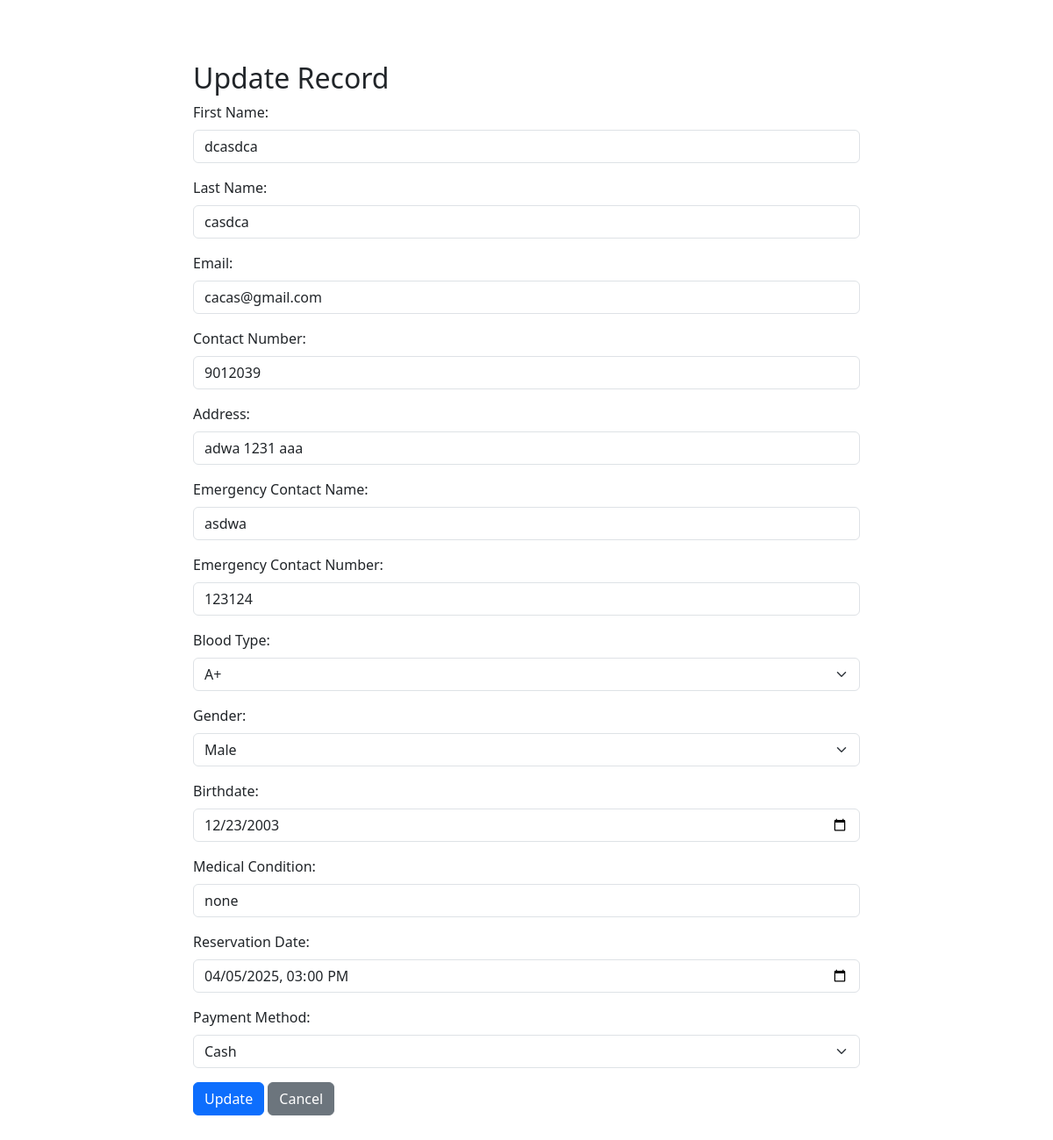
The page /update.php?id=3 on the database its author committed.
### tables this page shows
CREATE TABLE `apt_info` (
  `id` int(11) NOT NULL,
  `Fname` varchar(50) NOT NULL,
  `Lname` varchar(50) NOT NULL,
  `Email` varchar(100) NOT NULL,
  `Contact_num` varchar(20) NOT NULL,
  `Address` text NOT NULL,
  `Emergency_fullname` varchar(100) NOT NULL,
  `Emergency_num` varchar(20) NOT NULL,
  `Btype` varchar(3) NOT NULL,
  `Gender` char(1) NOT NULL,
  `Birthdate` date NOT NULL,
  `Med_condition` varchar(100) NOT NULL,
  `Reservation` datetime NOT NULL,
  `payment_method` varchar(20) NOT NULL,
  `payment_details` text NOT NULL,
  `created_at` timestamp NOT NULL DEFAULT current_timestamp()
);

### update.php (the view, shortened to what this page needs)
<!DOCTYPE html>
<html lang="en">
<head>
    <link href="https://cdn.jsdelivr.net/npm/bootstrap@5.3.5/dist/css/bootstrap.min.css" rel="stylesheet">
</head>
<body>
    <?php
    include 'config.php';
    $connection = mysqli_connect($servername, $username, $password, $dbname);
    if (isset($_GET['id'])) {
        $id = $_GET['id'];
        $sql = "SELECT * FROM apt_info WHERE id = ?";
        $stmt = mysqli_prepare($connection, $sql);
        mysqli_stmt_bind_param($stmt, "i", $id);
        mysqli_stmt_execute($stmt);
        $result = mysqli_stmt_get_result($stmt);
        $row = mysqli_fetch_assoc($result);
    } else {
        header("Location: Admin.php?error=No ID provided");
        exit;
    }
    ?>
    <div class="form-container">
        <h2>Update Record</h2>
        <form method="post">
            <div class="mb-3">
                <label class="form-label">First Name:</label>
                <input type="text" class="form-control" name="Fname" value="<?php echo htmlspecialchars($row['Fname']); ?>" required>
            </div>
            <div class="mb-3">
                <label class="form-label">Last Name:</label>
                <input type="text" class="form-control" name="Lname" value="<?php echo htmlspecialchars($row['Lname']); ?>" required>
            </div>
            <div class="mb-3">
                <label class="form-label">Email:</label>
                <input type="email" class="form-control" name="Email" value="<?php echo htmlspecialchars($row['Email']); ?>" required>
            </div>
            <div class="mb-3">
                <label class="form-label">Contact Number:</label>
                <input type="text" class="form-control" name="Contact_num" value="<?php echo htmlspecialchars($row['Contact_num']); ?>" required>
            </div>
            <div class="mb-3">
                <label class="form-label">Address:</label>
                <input type="text" class="form-control" name="Address" value="<?php echo htmlspecialchars($row['Address']); ?>" required>
            </div>
            <div class="mb-3">
                <label class="form-label">Emergency Contact Name:</label>
                <input type="text" class="form-control" name="Emergency_fullname" value="<?php echo htmlspecialchars($row['Emergency_fullname']); ?>" required>
            </div>
            <div class="mb-3">
                <label class="form-label">Emergency Contact Number:</label>
                <input type="text" class="form-control" name="Emergency_num" value="<?php echo htmlspecialchars($row['Emergency_num']); ?>" required>
            </div>
            <div class="mb-3">
                <label class="form-label">Blood Type:</label>
                <select class="form-select" name="Btype" required>
                    <?php
                    $blood_types = ['A+', 'A-', 'B+', 'B-', 'AB+', 'AB-', 'O+', 'O-'];
                    foreach ($blood_types as $type) {
                        $selected = $row['Btype'] == $type ? 'selected' : '';
                        echo "<option value='$type' $selected>$type</option>";
                    }
                    ?>
                </select>
            </div>
            <div class="mb-3">
                <label class="form-label">Gender:</label>
                <select class="form-select" name="Gender" required>
                    <?php
                    $genders = ['M' => 'Male', 'F' => 'Female', 'O' => 'Other'];
                    foreach ($genders as $key => $value) {
                        $selected = $row['Gender'] == $key ? 'selected' : '';
                        echo "<option value='$key' $selected>$value</option>";
                    }
                    ?>
                </select>
            </div>
            <div class="mb-3">
                <label class="form-label">Birthdate:</label>
                <input type="date" class="form-control" name="Birthdate" value="<?php echo htmlspecialchars($row['Birthdate']); ?>" required>
            </div>
            <div class="mb-3">
                <label class="form-label">Medical Condition:</label>
                <input type="text" class="form-control" name="Med_condition" value="<?php echo htmlspecialchars($row['Med_condition']); ?>" required>
            </div>
            <div class="mb-3">
                <label class="form-label">Reservation Date:</label>
                <input type="datetime-local" class="form-control" name="Reservation" value="<?php echo htmlspecialchars($row['Reservation']); ?>" required>
            </div>
            <div class="mb-3">
                <label class="form-label">Payment Method:</label>
                <select class="form-select" name="payment_method" required>
                    <?php
                    $payment_methods = ['credit-card' => 'Credit Card', 'paypal' => 'PayPal', 'bank-transfer' => 'Bank Transfer', 'cash' => 'Cash'];
                    foreach ($payment_methods as $key => $value) {
                        $selected = $row['payment_method'] == $key ? 'selected' : '';
                        echo "<option value='$key' $selected>$value</option>";
                    }
                    ?>
                </select>
            </div>
            <button type="submit" class="btn btn-primary">Update</button>
            <a href="Admin.php" class="btn btn-secondary">Cancel</a>
        </form>
    </div>
</body>
</html>

### update.php (style rules this page uses)
.form-container { max-width: 800px; margin: 50px auto; padding: 20px; }

### rows shown on the page
apt_info: Fname "dcasdca", Lname "casdca", Email "cacas@gmail.com", Contact_num "9012039", Address "adwa 1231 aaa", Emergency_fullname "asdwa", Emergency_num "123124", Birthdate "12/23/2003", Med_condition "none", Reservation "04/05/2025 15:00"

### other values the page prints
form field Btype "A+"
form field Gender "Male"
form field payment_method "Cash"
